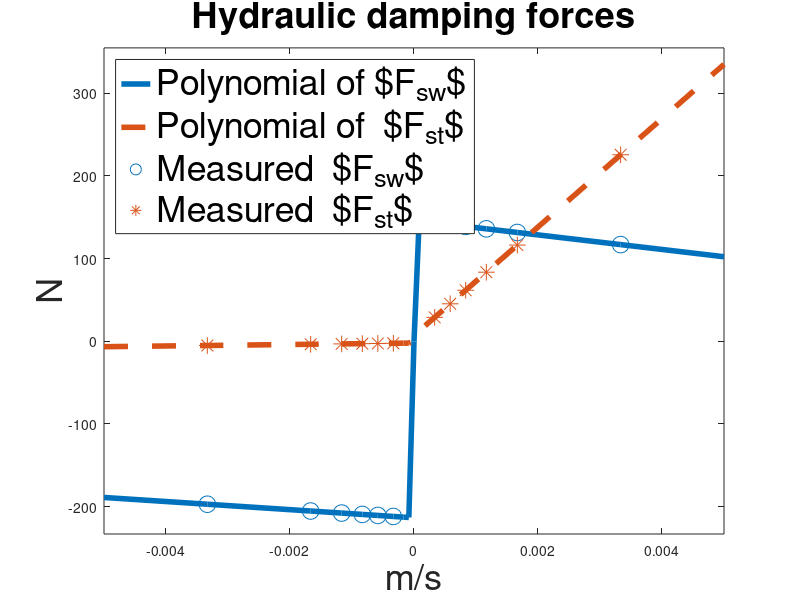
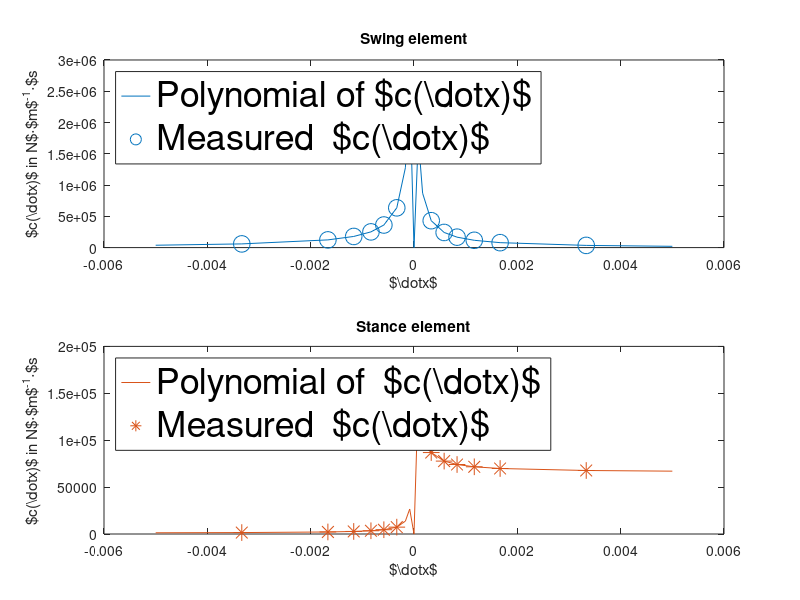

These figures' MATLAB source, in order:
clearvars; 
% close all; 
clc;
%%
dx_comp_e = -1*[20 35 50 70 100 200]./(60*1000);
dx_ext_e  =    [20 35 50 70 100 200]./(60*1000);
dx_comp = -1*[5 10 20 35 50 70 100 200 300 ]./(60*1000);
dx_ext  =    [5 10 20 35 50 70 100 200 300 ]./(60*1000);
c_swing_comp_tab  = ([58000 124000 178000 251000 363000 635000]);
c_swing_ext_tab   = fliplr([33700 79000 117000 167000 244000 429000]);
c_swing_comp_poly = polyfit(1./abs(dx_comp_e),fliplr(c_swing_comp_tab),1);
c_swing_ext_poly  = polyfit(1./abs(dx_ext_e),c_swing_ext_tab,1);
% c_swing_between_poly = polyfit(1./[dx_comp(1) dx_ext(1)],[635000 429000],1);

c_stance_comp_tab  = ([1340 2110 2600 3720 4910 7080]);
c_stance_ext_tab   = fliplr([61300 70000 74500 77500 81300 83200]);
c_stance_comp_poly = polyfit(1./abs(dx_comp_e),fliplr(c_stance_comp_tab),1);
c_stance_ext_poly  = polyfit(1./abs(dx_ext_e),c_stance_ext_tab,1);

c_swing_comp_bet = c_swing_comp_tab(1)/(dx_comp(1));
c_swing_ext_bet  = c_swing_ext_tab(1)/abs(dx_ext(1));



%%
% dx_comp = (-200:1:-1)./(60*1000);%-1*[20 35 50 70 100 200]./(60*1000);
% dx_ext  =  (1:1:200)./(60*1000);%  [20 35 50 70 100 200]./(60*1000);
% dx_comp = -1*[0 1 5 10 20 35 50 70 100 200 400]./(60*1000);
% dx_ext  =    [0 1 5 10 20 35 50 70 100 200 400]./(60*1000);

dx_e = [fliplr(dx_comp_e) dx_ext_e];
dx = [fliplr(dx_comp) 0 dx_ext];
threshold = 0;%1e-3;
c_swing_comp     = @(dx)(c_swing_comp_poly(1)*(1./abs(dx))+c_swing_comp_poly(2));      % Ns/m
c_swing_ext      = @(dx)(c_swing_ext_poly(1)*(1./abs(dx))+c_swing_ext_poly(2));      % Ns/m


c_swing          = [c_swing_comp(dx_comp), c_swing_ext(dx_ext)];

% k_bumper        = 130000;                                 % N/m
c_stance_comp   = @(dx)(c_stance_comp_poly(1)*(1./abs(dx)) + c_stance_comp_poly(2));    % Ns/m
c_stance_ext    = @(dx)(c_stance_ext_poly(1)*(1./abs(dx)) + c_stance_ext_poly(2));       % Ns/m
c_stance        = [c_stance_comp(dx_comp), c_stance_ext(dx_ext)];
% 
% c_swing_comp     = @(dx)(213.5932*(1./abs(dx))-4927.5);      % Ns/m
% c_swing_ext      = @(dx)(146.3288*(1./abs(dx))-8808.5);      % Ns/m
% 
% 
% c_swing          = [c_swing_comp(dx_comp), c_swing_ext(dx_ext)];
% 
% % k_bumper        = 130000;                                 % N/m
% c_stance_comp   = @(dx)(2.1443*(1./abs(dx)) + 885.0653);    % Ns/m
% c_stance_ext    = @(dx)(7.0819*(1./abs(dx)) + 65579);       % Ns/m
% c_stance        = [c_stance_comp(dx_comp), c_stance_ext(dx_ext)];

% plot(dx_comp,c_swing_comp(dx_comp).*-dx_comp,dx_ext,c_swing_ext(dx_ext).*-dx_ext,dx_comp,c_stance_comp(dx_comp).*-dx_comp,dx_ext,c_stance_ext(dx_ext).*-dx_ext)
% legend('$c_{swing_{comp}}$','$c_{swing_{ext}}$','$c_{stance_{comp}}$','$c_{stance_{ext}}$')

%%
for i = 1:length(dx)
    val2set = 0;
    in_dx_e = find(dx_e == dx(i));
    if ~isempty(in_dx_e)
        val2set = 1;       
    end
    bool_vect_e(i) = val2set;
        
if dx(i) < -threshold
%     if dx(i) < -19.999/(60*1000)
        c_swing(i) = c_swing_comp(dx(i));
%     else
%         c_swing(i) = c_swing_comp_bet*dx(i);
%     end
    c_stance(i) = c_stance_comp(dx(i));
elseif dx(i) > threshold
    
%     if dx(i) > 20/(60*1000)
        c_swing(i) = c_swing_ext(dx(i));
%     else
%         c_swing(i) = c_swing_ext_bet*dx(i);
%     end
    c_stance(i) = c_stance_ext(dx(i));
else
    c_swing(i) = 0;
    c_stance(i) = 0;
end

end
figure();
Fswing = c_swing.*dx;
Fstance = c_stance.*dx;

lineP = plot(dx,Fswing,dx,Fstance,'--');
colororder = get(gca,'ColorOrder');
hold on;
axis([dx(1) dx(end) (min([Fswing Fstance])-20) (max([Fswing Fstance])+20)])

plot(dx_e,Fswing(bool_vect_e~=0),'o','MarkerSize',12,'color',colororder(1,:))
hold on;
plot(dx_e,Fstance((bool_vect_e~=0)),'*','MarkerSize',12,'color',colororder(2,:))

set(lineP, 'LineWidth', 4);
xlabel('m/s','FontSize',26)
ylabel('N','FontSize',26)
legend('Polynomial of $F_{sw}$','Polynomial of  $F_{st}$','Measured  $F_{sw}$','Measured  $F_{st}$','Location','northwest','FontSize',26)
title('Hydraulic damping forces','FontSize',26)

figure;
subplot(2,1,1)

plot(dx,c_swing)
title('Swing element')
xlabel('$\dot{x}$');
ylabel('$c(\dot{x})$ in N$\cdot$m$^{-1}\cdot$s');
hold on;
plot(dx_e,c_swing(bool_vect_e~=0),'o','MarkerSize',12,'color',colororder(1,:))
legend('Polynomial of $c(\dot{x})$','Measured  $c(\dot{x})$','Location','northwest','FontSize',26)

subplot(2,1,2)
plot(dx,c_stance,'Color',colororder(2,:))
xlabel('$\dot{x}$');
ylabel('$c(\dot{x})$ in N$\cdot$m$^{-1}\cdot$s');
title('Stance element');
hold on;
plot(dx_e,c_stance((bool_vect_e~=0)),'*','MarkerSize',12,'color',colororder(2,:))
legend('Polynomial of  $c(\dot{x})$','Measured  $c(\dot{x})$','Location','northwest','FontSize',26)

% subplot(3,1,2)
% plot(dx_comp_e,c_swing_comp_tab.*dx_comp_e,dx_ext_e,c_swing_ext_tab.*dx_ext_e)
% xlabel('$\dot{x}$');
% ylabel('$F$');
% title('Swing element')
% legend('Compression', 'Extension');
% subplot(3,1,3)
% plot(dx_comp_e,c_swing_comp_tab.*dx_comp_e.*dx_comp_e,dx_ext_e,c_swing_ext_tab.*dx_ext_e.*dx_ext_e)
% 
% figure;
% subplot(2,1,1)
% plot(dx_comp_e,c_stance_comp_tab,dx_ext_e,c_stance_ext_tab)
% title('Stance element')
% subplot(2,1,2)
% % plot(dx_comp,c_stance_comp_tab.*dx_comp,dx_ext,c_stance_ext_tab.*dx_ext)
% plot([-fliplr(dx_comp_e),dx_ext_e],[fliplr(c_stance_comp_tab),c_stance_ext_tab])
